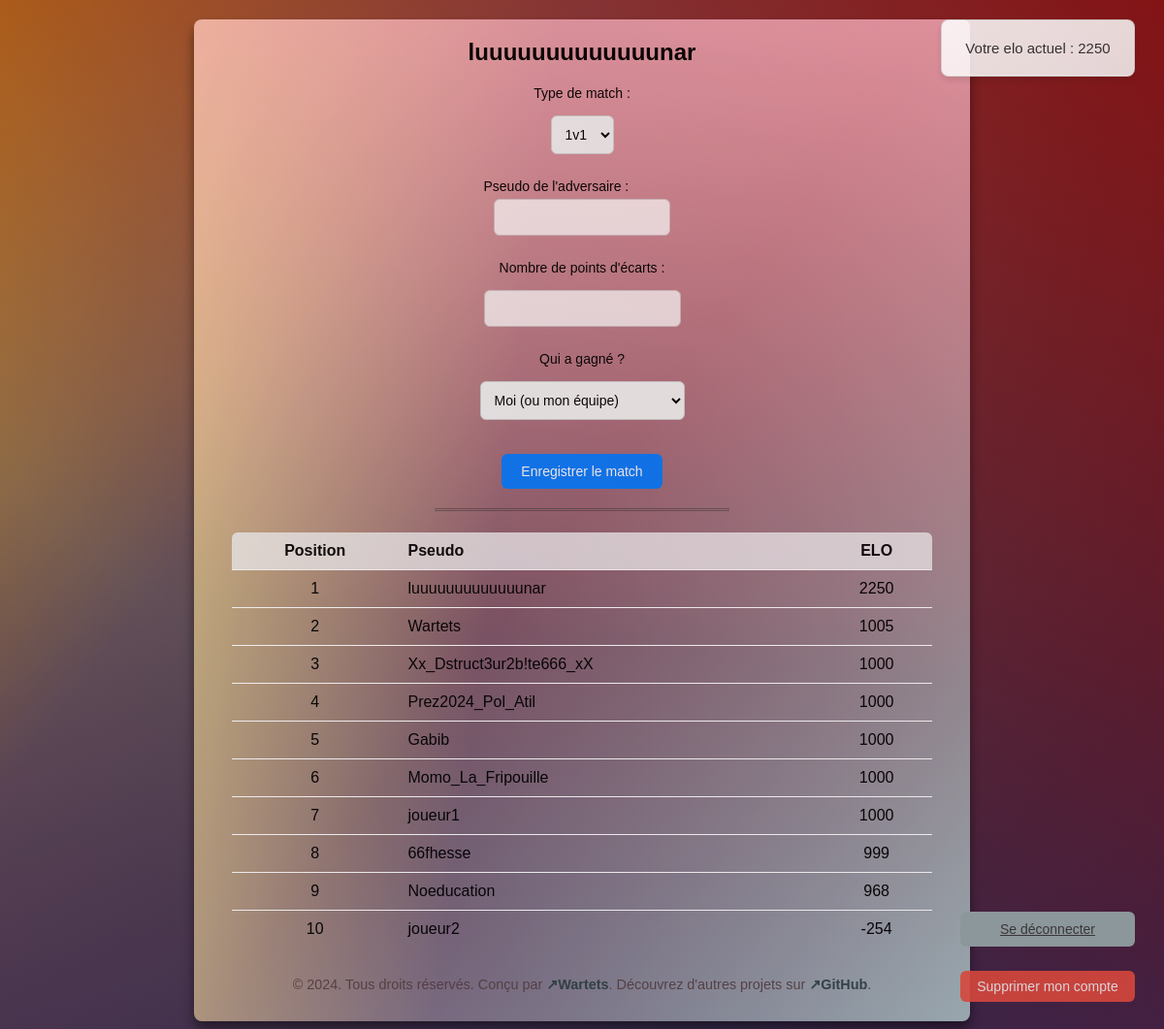
Before: / (signed in) with the older database file.
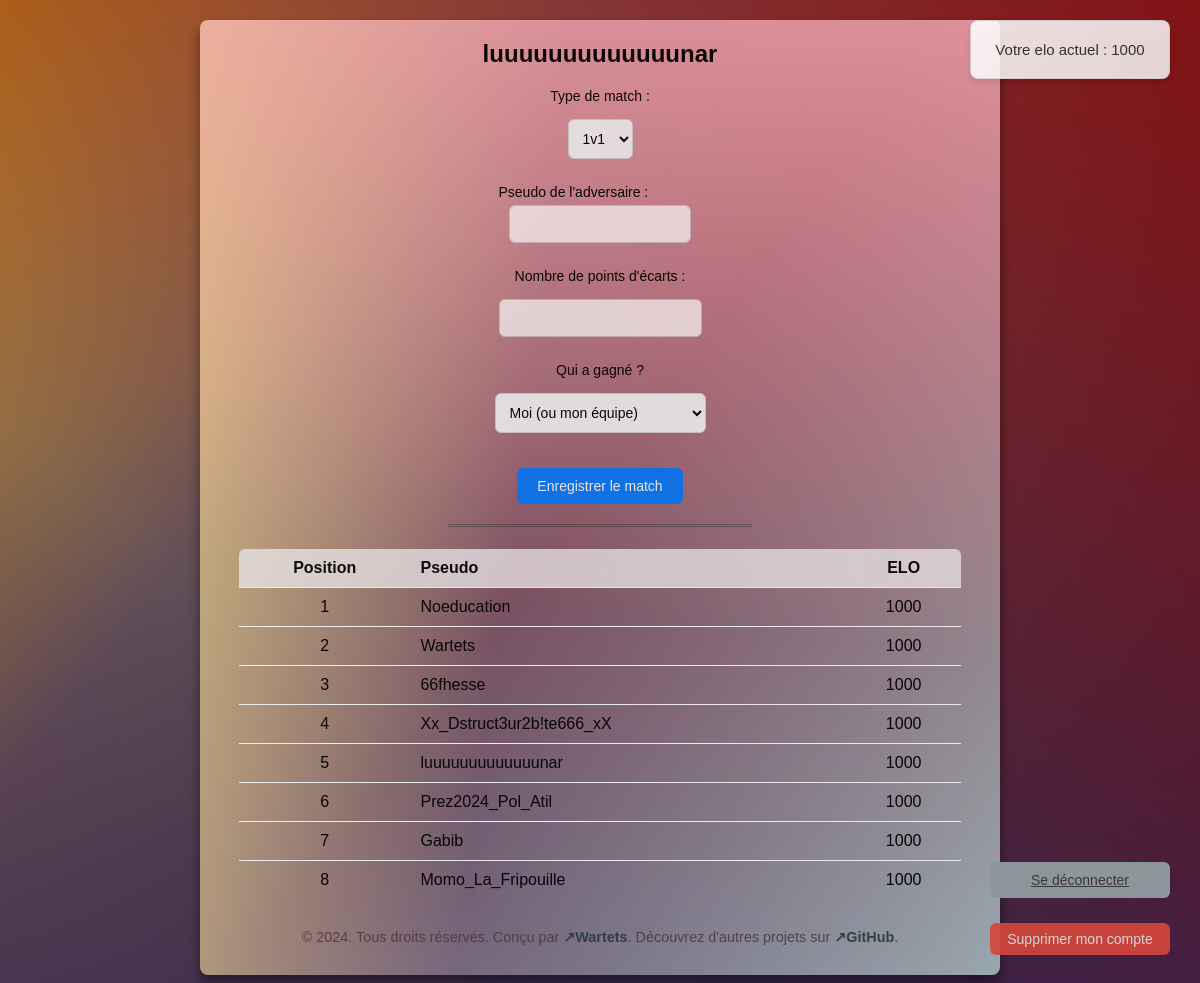
After: the same page with the newer database file.
### app.py (models this page shows)
class User(db.Model):
    id = db.Column(db.Integer, primary_key=True)
    username = db.Column(db.String(80), unique=True, nullable=False)
    password_hash = db.Column(db.String(120), nullable=False)
    elo = db.Column(db.Integer, default=1000)

### app.py (the view)
@app.route('/')
def index():
    if 'user_id' not in session:
        return redirect(url_for('login'))
    user = User.query.get(session['user_id'])
    leaderboard = User.query.order_by(User.elo.desc()).all()
    return render_template('index.html', user=user, leaderboard=leaderboard)

### templates/index.html (shortened to what this page needs)
<!DOCTYPE html>
<html lang="fr">
<head>
    <link rel="stylesheet" href="{{ url_for('static', filename='style.css') }}">
</head>
<body>
	<div id="elo-box">
		<p id="nbElo">Votre elo actuel : {{ user.elo }}</p>
	</div>
    <div class="container">
        <header>
            <h1><span>{{ user.username }}</span></h1>
        </header>
        <section class="log-button">
			<a href="{{ url_for('logout') }}" class="btn secondary">Se déconnecter</a>
			<form action="{{ url_for('delete_account') }}" method="POST" onsubmit="return confirm('Êtes-vous sûr de vouloir supprimer votre compte ?')">
				<button type="submit" class="btn danger">Supprimer mon compte</button>
			</form>
        </section>
		<section class="elo">
			<form action="{{ url_for('play_match') }}" method="POST" class="match-form" onsubmit="return validateMatchForm();">
				<label for="match_type">Type de match :</label>
				<select name="match_type" id="match_type" onchange="updateMatchForm();">
					<option value="1v1">1v1</option>
				</select>
				<div id="form-fields">
					<label for="player2_username">Pseudo de l'adversaire :</label>
					<input id="player2_username" name="player2_username" required>
				</div>
				<label for="points">Nombre de points d'écarts :</label>
				<input type="number" id="points" name="points" required>
				<label for="winner">Qui a gagné ?</label>
				<select name="winner" id="winner">
					<option value="1">Moi (ou mon équipe)</option>
				</select>
				<button type="submit" class="btn primary">Enregistrer le match</button>
			</form>
		</section>
		<hr>
        <section class="leaderboard">
            <table>
                <thead>
                    <tr>
                        <th style="text-align: center;">Position</th>
                        <th>Pseudo</th>
                        <th style="text-align: center;">ELO</th>
                    </tr>
                </thead>
                <tbody>
                    {% for player in leaderboard %}
                        <tr>
                            <td class="player-class" style="text-align: center;">{{ loop.index }}</td>
                            <td class="player-name">{{ player.username }}</td>
                            <td class="player-elo" style="text-align: center;">{{ player.elo }}</td>
                        </tr>
                    {% endfor %}
                </tbody>
            </table>
        </section>
		<footer>
			<p>&copy; 2024. Tous droits réservés. Conçu par
				<a href="https://wartets.github.io/Wartets/" target="_blank">&#x2197;Wartets</a>.
				<wbr>Découvrez d'autres projets sur <a href="https://github.com/wartets" target="_blank">&#x2197;GitHub</a>.
			</p>
		</footer>
    </div>
</body>
</html>

### static/style.css (style rules this page uses)
* { margin: auto; padding: 0; box-sizing: border-box; }
body { font-family: 'Arial', sans-serif; background-color: black; background: linear-gradient(217deg, rgba(139,0,0,.8), rgba(255,69,0,.1) 70.71%), linear-gradient(127deg, rgba(184,134,11,.8), rgba(34,139,34,.1) 30.71%), linear-gradient(336deg, rgba(25,25,112,.8), rgba(72,61,139,.1) 70.71%), linear-gradient(37deg, rgba(128,0,128,.2), rgba(139,0,139,.1) 30.71%), linear-gradient(156deg, rgba(128,128,128,.8), rgba(0,0,0,.9) 92.71%); color: #000; display: flex; justify-content: center; align-items: center; padding: 20px; }
.container { max-width: 800px; width: 90%; background-color: gray; background: linear-gradient(187deg, rgba(255,182,193,.8), rgba(255,160,122,.1) 60.71%), linear-gradient(97deg, rgba(240,230,140,.8), rgba(144,238,144,.1) 40.71%), linear-gradient(306deg, rgba(173,216,230,.8), rgba(123,104,238,.1) 50.71%), linear-gradient(47deg, rgba(238,130,238,.2), rgba(255,20,147,.1) 20.71%); padding: 20px; border-radius: 8px; opacity: 0.9; box-shadow: 0 8px 12px rgba(0, 0, 0, 0.5); }
header h1 { font-size: 24px; margin-bottom: 20px; text-align: center; }
#nbElo { font-size: 15px; }
button, .btn { margin: auto; background-color: #007bff; color: white; border: none; padding: 10px 20px; font-size: 14px; border-radius: 6px; cursor: pointer; transition: background-color 0.3s ease, transform 0.3s ease; margin-bottom: 10px; margin-top: 10px; }
.btn.danger { background-color: #e74c3c; padding: 8px 16px; opacity: 0.9; }
.btn.secondary { color: #3a3a3a; opacity: 1; background-color: #95a5a6; }
.btn.primary { opacity: .95; }
form { display: flex; flex-direction: column; gap: 10px; }
form input, form select { padding: 10px; font-size: 14px; border-radius: 6px; border: 1px solid #ccc; }
form input { width: 90%; opacity: 0.78; }
form input#points { width: auto; }
form label { font-size: 14px; }
form label { display: block; margin-bottom: 5px; }
form input, form select { display: block; margin-bottom: 15px; }
table { width: 95%; margin-top: 20px; border-collapse: separate; border-spacing: 0; border-radius: 6px; overflow: hidden }
table th, table td { padding: 10px; text-align: left; border-bottom: 1px solid #fff; }
table th { background-color: rgba(248, 249, 250, 0.8); }
table thead tr th { opacity: 0.95; }
table tr:last-child td { border-bottom: none; }
footer { display: flex; flex-direction: column; align-items: center; gap: 20px; margin-top: 30px; }
.log-button { display: flex; flex-direction: column; align-items: center; margin-top: 10px; margin-bottom: 10px; }
footer { text-align: center; margin-top: 20px; padding: 10px; color: rgba(82, 60, 60, 0.9); font-size: 0.9rem; }
footer a { color: rgba(40, 60, 60, 0.9); text-decoration: none; font-weight: bold; transition: color 0.3s ease; }
#elo-box { position: fixed; top: 20px; right: 30px; background: linear-gradient(145deg, rgba(255, 255, 255, 0.9), rgba(245, 245, 245, 0.9)); box-shadow: 0 4px 6px rgba(0, 0, 0, 0.1), 0 -1px 0 rgba(255, 255, 255, 0.3) inset; border: 1px solid rgba(200, 200, 200, 0.7); border-radius: 8px; padding: 20px 20px; min-width: 200px; font-size: 16px; color: #333; display: flex; text-align: center; justify-content: center; align-items: center; z-index: 1; opacity: 0.95; transition: transform 0.3s ease-in-out, opacity 0.3s ease-in-out; height: auto; flex-direction: column; }
.log-button { position: fixed; bottom: 20px; right: 30px; display: flex; flex-direction: column; align-items: center; gap: 5px; z-index: 2; }
.log-button .btn { width: 180px; display: flex; text-align: center; justify-content: center; align-items: center; }
hr { margin-top: 10px; width: 40%; border: none; border-top: 3px double #333; color: rgba(245, 140, 150, 0.8); opacity: .5; overflow: visible; text-align: center; height: 5px; }

Changed rows visible on the page:
removed User: username "joueur1", elo "1000"
removed User: username "joueur2", elo "-254"
changed User "luuuuuuuuuuuuunar": elo "2250" → "1000"
changed User "Noeducation": elo "968" → "1000"; moves up the list
changed User "Wartets": elo "1005" → "1000"; moves down the list
changed User "66fhesse": elo "999" → "1000"; moves up the list
shown differently, row unchanged: User "Xx_Dstruct3ur2b!te666_xX": moves down the list
